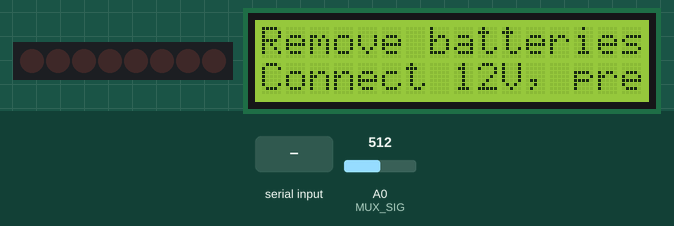
Recording of a program running on a simulated Arduino Nano, built with avr-gcc and run on an emulated ATmega328P. Shown: 8 shift-register outputs drawn as a row of LEDs (first output left, lit = HIGH), 16×2 character LCD. Wiring (inferred from the names in the program): shift register (74HC595): data pin 6; shift clock pin 8; latch pin 7. Wiring (inferred from the signals the program sends): row of LEDs: on Q0, Q1, Q2, Q3, Q4, Q5, Q6, Q7. Inputs (shaded band) come from the test bench; at power-on: A0 (MUX_SIG) = 512. What the program prints to the serial monitor is not drawn.

Above: at 3.0 s.
3.1 s: "1" received over Serial
At 4.4 s:
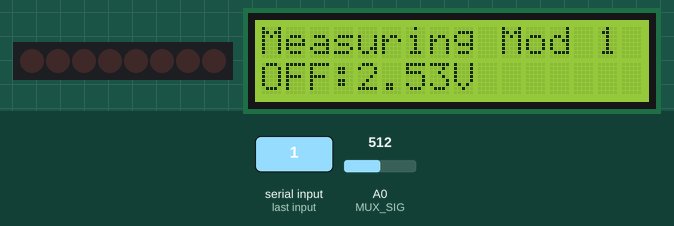
6.1 s: A0 (MUX_SIG) set to 716
At 8.4 s:
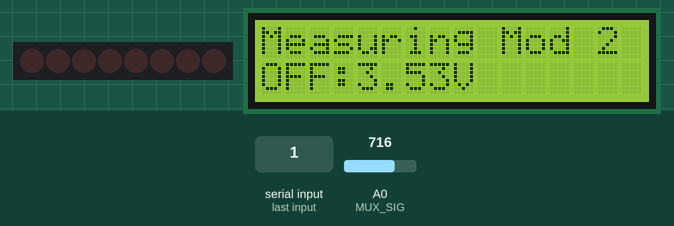
8.6 s: A0 (MUX_SIG) set to 900
At 10.9 s:
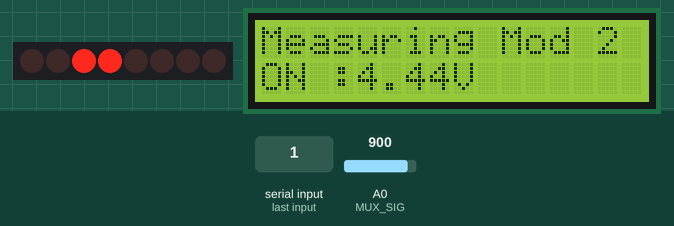
11.6 s: A0 (MUX_SIG) set to 1023
At 14.6 s:
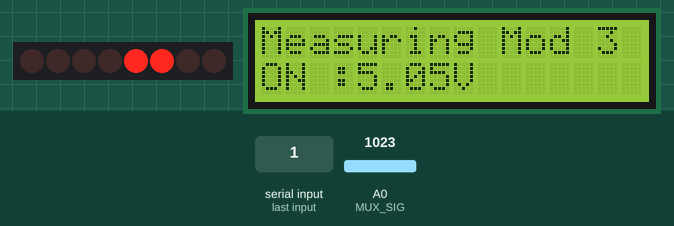
Timing chart, 0 to 20.8 s (numbered marks = the images above; inputs shaded):
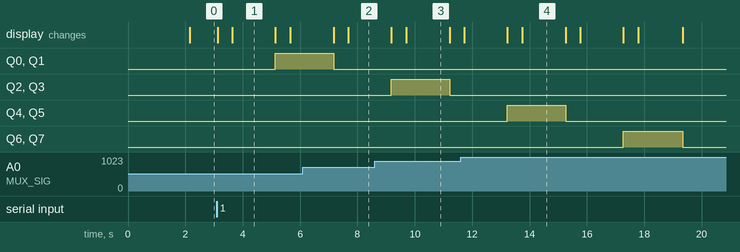

The program:

main.cpp
```cpp
// (licence header left out)
#include <Arduino.h>
#include <Wire.h>
#include <LiquidCrystal_I2C.h>
#include "Hardware.h"

// I2C 16x2 LCD
LiquidCrystal_I2C lcd(0x27, 16, 2);

// Per-module measured values
float ledOffVoltage[MODULE_COUNT];   // LED "off" voltage
float ledOnVoltage[MODULE_COUNT];    // LED "on" voltage
float ledMidVoltage[MODULE_COUNT];   // Recommended mid threshold


// ------------- Utility: wait for user via Serial + show on LCD -------------

void waitForUser(const char* line1, const char* line2)
{
  lcd.clear();
  lcd.setCursor(0, 0);
  lcd.print(line1);
  lcd.setCursor(0, 1);
  lcd.print(line2);

  Serial.println();
  Serial.println(line1);
  Serial.println(line2);
  Serial.println("Press ENTER in Serial Monitor to continue...");

  // Wait for any character
  while (!Serial.available()) {
    delay(10);
  }
  // Flush the input
  while (Serial.available()) {
    Serial.read();
  }
}


// ------------- Measurement helpers -------------

// Measure the charge LED pin for a given module, averaged over N samples
float measureChargeLedVoltage(uint8_t moduleIndex, uint8_t samples = 10)
{
  const bool* sel = MODULES[moduleIndex].chargeLedSel;
  return readMuxVoltage(sel, ADC_REFERENCE_VOLTAGE, samples);
}


// ------------- Setup & main procedure -------------

void setup()
{
  Serial.begin(115200);

  // LCD init
  lcd.init();
  lcd.backlight();
  lcd.clear();
  lcd.setCursor(0, 0);
  lcd.print("Charge LED Mid");
  lcd.setCursor(0, 1);
  lcd.print("Voltage Test");
  delay(2000);

  // Hardware init
  initShiftRegister();
  initMux();

  Serial.println("ASCD Nano - Charge LED Mid Voltage Guided Test");
  Serial.println("------------------------------------------------");
  Serial.println("Make sure:");
  Serial.println(" - All batteries are REMOVED");
  Serial.println(" - 12 V power is connected to the DC jack");
  Serial.println(" - TP5100 modules are powered.");
  Serial.println();

  waitForUser("Remove batteries", "Connect 12V, press OK");

  // MAIN MEASUREMENT LOOP
  for (uint8_t m = 0; m < MODULE_COUNT; ++m)
  {
    // Small status on LCD
    lcd.clear();
    lcd.setCursor(0, 0);
    lcd.print("Measuring Mod ");
    lcd.print(m + 1);

    Serial.println();
    Serial.print("=== Module ");
    Serial.print(m + 1);
    Serial.println(" ===");

    // Ensure MOSFETs are OFF first
    shiftRegisterSetOutput(MODULES[m].chargeMosfetShiftIndex,    false);
    shiftRegisterSetOutput(MODULES[m].dischargeMosfetShiftIndex, false);
    delay(500);

    // Measure LED "off" voltage
    float vOff = measureChargeLedVoltage(m, 10);
    ledOffVoltage[m] = vOff;
    Serial.print("Charge LED OFF voltage: ");
    Serial.print(vOff, 3);
    Serial.println(" V");

    lcd.setCursor(0, 1);
    lcd.print("OFF:");
    lcd.print(vOff, 2);
    lcd.print("V ");

    delay(1500);

    // Turn ON both MOSFETs (same idea as original test)
    shiftRegisterSetOutput(MODULES[m].chargeMosfetShiftIndex,    true);
    shiftRegisterSetOutput(MODULES[m].dischargeMosfetShiftIndex, true);
    delay(500);

    // Measure LED "on" voltage
    float vOn = measureChargeLedVoltage(m, 10);
    ledOnVoltage[m] = vOn;
    Serial.print("Charge LED ON voltage : ");
    Serial.print(vOn, 3);
    Serial.println(" V");

    lcd.setCursor(0, 1);
    lcd.print("ON :");
    lcd.print(vOn, 2);
    lcd.print("V ");

    delay(1500);

    // Turn MOSFETs OFF again
    shiftRegisterSetOutput(MODULES[m].chargeMosfetShiftIndex,    false);
    shiftRegisterSetOutput(MODULES[m].dischargeMosfetShiftIndex, false);

    // Compute mid threshold (simple midpoint)
    float vMid = (vOff + vOn) * 0.5f;
    ledMidVoltage[m] = vMid;

    Serial.print("Recommended MID value: ");
    Serial.print(vMid, 3);
    Serial.println(" V");
    Serial.println();
  }

  // After measuring all modules, print the summary line
  Serial.println("------------------------------------------------");
  Serial.println("Copy this line into your main ASCD_Nano sketch:");
  Serial.println();

  Serial.print("const float chargeLedPinMidVoltage[");
  Serial.print(MODULE_COUNT);
  Serial.print("] = {");
  for (uint8_t m = 0; m < MODULE_COUNT; ++m)
  {
    Serial.print(ledMidVoltage[m], 3);
    if (m < MODULE_COUNT - 1) {
      Serial.print(", ");
    }
  }
  Serial.println("};");
  Serial.println();
  Serial.println("You may also want to keep a note of OFF/ON values for diagnostics:");
  for (uint8_t m = 0; m < MODULE_COUNT; ++m)
  {
    Serial.print("Module ");
    Serial.print(m + 1);
    Serial.print(" OFF=");
    Serial.print(ledOffVoltage[m], 3);
    Serial.print(" V, ON=");
    Serial.print(ledOnVoltage[m], 3);
    Serial.print(" V, MID=");
    Serial.print(ledMidVoltage[m], 3);
    Serial.println(" V");
  }

  // Show a summary on the LCD and then let loop() just cycle them.
  lcd.clear();
  lcd.setCursor(0, 0);
  lcd.print("Mid Voltages Set");
  lcd.setCursor(0, 1);
  lcd.print("See Serial Log");
  delay(3000);
}

void loop()
{
  // Gently cycle through the per-module mid values on the LCD
  for (uint8_t m = 0; m < MODULE_COUNT; ++m)
  {
    lcd.clear();
    lcd.setCursor(0, 0);
    lcd.print("Module ");
    lcd.print(m + 1);
    lcd.print(" MidVolt");

    lcd.setCursor(0, 1);
    lcd.print(ledMidVoltage[m], 3);
    lcd.print(" V          ");

    delay(4000);
  }
}
```

Hardware.h
```cpp
// (licence header left out)
#pragma once
#include <Arduino.h>

// ----------------------
// Pin assignments (Nano version)
// ----------------------

// Shift register 74HC595
constexpr uint8_t LATCH_PIN = 7;    // ST_CP
constexpr uint8_t CLOCK_PIN = 8;    // SH_CP
constexpr uint8_t DATA_PIN  = 6;    // DS

// Mux control pins (16-channel analog switch)
constexpr uint8_t MUX_S0 = 12;
constexpr uint8_t MUX_S1 = 11;
constexpr uint8_t MUX_S2 = 10;
constexpr uint8_t MUX_S3 = 9;

// Mux SIG input on A0
constexpr uint8_t MUX_SIG = A0;     // A0 == 14 on Nano

// Fan PWM (PCB v1.11+)
constexpr uint8_t FAN_PIN = 5;

// OneWire bus for DS18B20 sensors (PCB v1.11+)
constexpr uint8_t ONE_WIRE_BUS_PIN = 4;

// Number of modules / slots
constexpr uint8_t MODULE_COUNT = 4;

// ADC reference voltage (Nano 5V rail, measure & update this!)
constexpr float ADC_REFERENCE_VOLTAGE = 5.05f;


// ----------------------
// Module routing mapping
// (from original Brett Watt sketches)
// ----------------------

struct ModulePins {
  bool   batteryVoltageSel[4];
  bool   batteryVoltageDropSel[4];
  bool   chargeLedSel[4];
  uint8_t chargeMosfetShiftIndex;
  uint8_t dischargeMosfetShiftIndex;
};

// Same layout as in the original test sketches
static const ModulePins MODULES[MODULE_COUNT] = {
  // batteryVoltageSel,      batteryVoltageDropSel,      chargeLedSel,        charge, discharge
  { {1, 1, 0, 1},           {1, 1, 1, 1},              {0, 1, 0, 1},        0,      1 },
  { {1, 0, 0, 1},           {0, 1, 1, 1},              {0, 0, 0, 1},        2,      3 },
  { {1, 1, 1, 0},           {1, 0, 1, 1},              {0, 1, 1, 0},        4,      5 },
  { {1, 0, 1, 0},           {0, 0, 1, 1},              {0, 0, 1, 0},        6,      7 }
};


// ----------------------
// Initialisation helpers
// ----------------------

inline void initShiftRegister() {
  pinMode(LATCH_PIN, OUTPUT);
  pinMode(CLOCK_PIN, OUTPUT);
  pinMode(DATA_PIN, OUTPUT);
  digitalWrite(LATCH_PIN, LOW);
}

inline void initMux() {
  pinMode(MUX_S0, OUTPUT);
  pinMode(MUX_S1, OUTPUT);
  pinMode(MUX_S2, OUTPUT);
  pinMode(MUX_S3, OUTPUT);

  digitalWrite(MUX_S0, LOW);
  digitalWrite(MUX_S1, LOW);
  digitalWrite(MUX_S2, LOW);
  digitalWrite(MUX_S3, LOW);
}

inline void initFan() {
  pinMode(FAN_PIN, OUTPUT);
  digitalWrite(FAN_PIN, LOW);
}


// ----------------------
// Shift register helper
// (replacement for digitalSwitch)
// ----------------------

// Keeps track of current 8 output states and updates only the bit you change.
inline void shiftRegisterSetOutput(uint8_t index, bool value) {
  static bool outputs[8] = { false, false, false, false, false, false, false, false };

  if (index >= 8) return;   // safety guard

  outputs[index] = value;

  uint8_t byteValue = 0;
  uint8_t baseTwo   = 1;

  for (uint8_t i = 0; i < 8; ++i) {
    if (outputs[i]) {
      byteValue += baseTwo;
    }
    baseTwo <<= 1;   // multiply by 2
  }

  digitalWrite(LATCH_PIN, LOW);
  shiftOut(DATA_PIN, CLOCK_PIN, MSBFIRST, byteValue);
  digitalWrite(LATCH_PIN, HIGH);
}


// ----------------------
// Mux helper
// ----------------------

// Select a mux channel based on the boolean selector array (like chargeLedSel[])
inline void muxSelect(const bool selector[4]) {
  const uint8_t controlPins[4] = { MUX_S0, MUX_S1, MUX_S2, MUX_S3 };
  for (uint8_t i = 0; i < 4; ++i) {
    digitalWrite(controlPins[i], selector[i] ? HIGH : LOW);
  }
}

// Read the mux SIG line and return the voltage, averaged over N samples.
inline float readMuxVoltage(const bool selector[4],
                            float referenceVoltage = ADC_REFERENCE_VOLTAGE,
                            uint8_t samples = 10) {
  muxSelect(selector);

  float sum = 0.0f;
  for (uint8_t i = 0; i < samples; ++i) {
    sum += analogRead(MUX_SIG);
  }

  float averageAdc = sum / samples;
  return averageAdc * referenceVoltage / 1023.0f;
}


// ----------------------
// Fan helper
// ----------------------

inline void setFanSpeed(uint8_t duty) {
  // 0–255, works on Nano PWM pin 5
  analogWrite(FAN_PIN, duty);
}
```

Measured:
- after the input at 3.1 s, Q0, Q1: LOW → HIGH after 2.0 s; the display: first changes at once (image 1 shows a later state)
- what the display in image 1 shows lasts 1.5 s, from 3.6 s to 5.1 s
